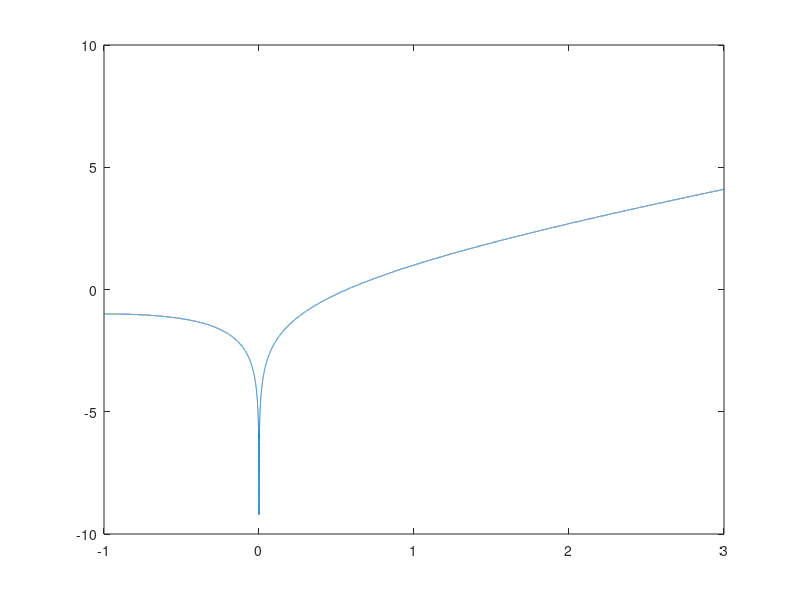

Reproduce this figure in MATLAB. (Note: this script raises an error after producing the figure.)
% Task 1c

hOrg = @(x) x + log(x);
hDerived = @(x) 1 + (1/x);

x = -1:0.0001:3;
y = hOrg(x);
plot(x, y);

% finding solution with newtons method
fprintf("Approaching from the right side we get %f:\n", newton(2, hOrg, hDerived));
fprintf("Approaching from the left side we get %f:\n", newton(0, hOrg, hDerived));